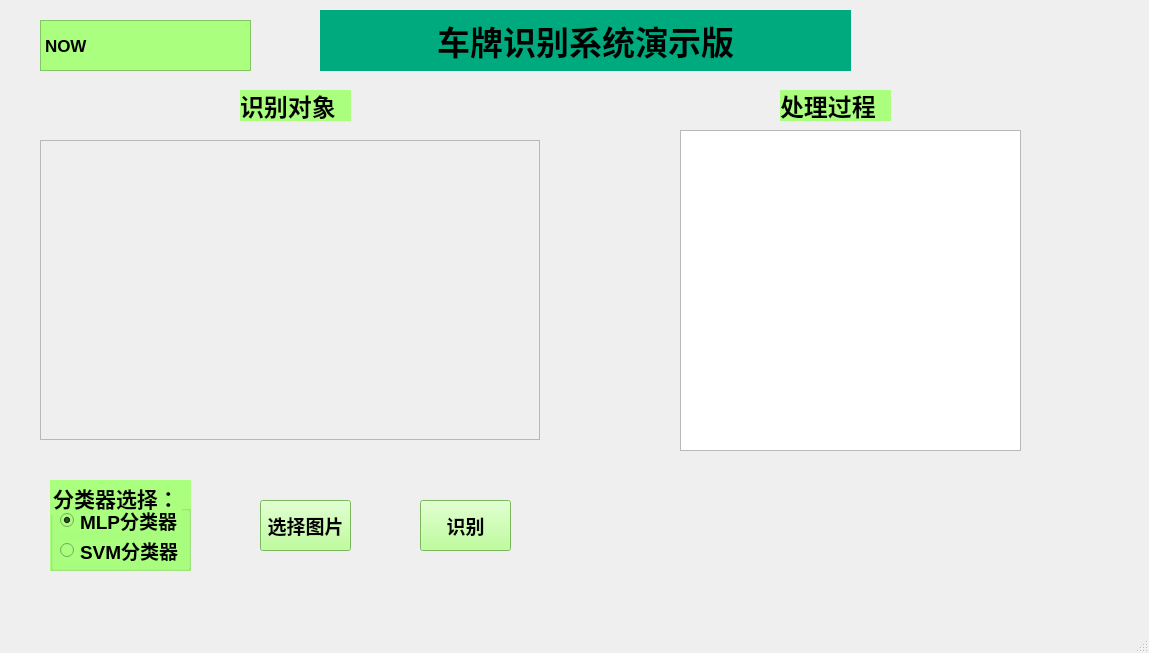
<?xml version="1.0" encoding="UTF-8"?>
<ui version="4.0">
 <class>MainWindow</class>
 <widget class="QMainWindow" name="MainWindow">
  <property name="geometry">
   <rect>
    <x>0</x>
    <y>0</y>
    <width>1149</width>
    <height>653</height>
   </rect>
  </property>
  <property name="font">
   <font>
    <pointsize>11</pointsize>
   </font>
  </property>
  <property name="windowTitle">
   <string>车牌识别系统</string>
  </property>
  <property name="windowIcon">
   <iconset>
    <normaloff>favicon.ico</normaloff>favicon.ico</iconset>
  </property>
  <property name="autoFillBackground">
   <bool>true</bool>
  </property>
  <widget class="QWidget" name="centralwidget">
   <widget class="QLabel" name="originPicLabel">
    <property name="geometry">
     <rect>
      <x>40</x>
      <y>140</y>
      <width>500</width>
      <height>300</height>
     </rect>
    </property>
    <property name="frameShape">
     <enum>QFrame::StyledPanel</enum>
    </property>
    <property name="frameShadow">
     <enum>QFrame::Plain</enum>
    </property>
    <property name="lineWidth">
     <number>5</number>
    </property>
    <property name="midLineWidth">
     <number>0</number>
    </property>
    <property name="text">
     <string/>
    </property>
    <property name="scaledContents">
     <bool>true</bool>
    </property>
   </widget>
   <widget class="QLabel" name="label_2">
    <property name="geometry">
     <rect>
      <x>240</x>
      <y>90</y>
      <width>111</width>
      <height>31</height>
     </rect>
    </property>
    <property name="font">
     <font>
      <family>Candara</family>
      <pointsize>18</pointsize>
      <weight>75</weight>
      <bold>true</bold>
     </font>
    </property>
    <property name="styleSheet">
     <string notr="true">background-color:rgb(170, 255, 127)</string>
    </property>
    <property name="text">
     <string>识别对象</string>
    </property>
   </widget>
   <widget class="QPushButton" name="selectPicButton">
    <property name="geometry">
     <rect>
      <x>260</x>
      <y>500</y>
      <width>91</width>
      <height>51</height>
     </rect>
    </property>
    <property name="font">
     <font>
      <pointsize>14</pointsize>
      <weight>75</weight>
      <bold>true</bold>
     </font>
    </property>
    <property name="focusPolicy">
     <enum>Qt::StrongFocus</enum>
    </property>
    <property name="styleSheet">
     <string notr="true">background-color:rgb(170, 255, 127)</string>
    </property>
    <property name="text">
     <string>选择图片</string>
    </property>
    <property name="autoDefault">
     <bool>true</bool>
    </property>
    <property name="default">
     <bool>false</bool>
    </property>
   </widget>
   <widget class="QPushButton" name="recognizeButton">
    <property name="geometry">
     <rect>
      <x>420</x>
      <y>500</y>
      <width>91</width>
      <height>51</height>
     </rect>
    </property>
    <property name="font">
     <font>
      <pointsize>14</pointsize>
      <weight>75</weight>
      <bold>true</bold>
     </font>
    </property>
    <property name="styleSheet">
     <string notr="true">background-color:rgb(170, 255, 127)</string>
    </property>
    <property name="text">
     <string>识别</string>
    </property>
    <property name="autoDefault">
     <bool>true</bool>
    </property>
   </widget>
   <widget class="QLabel" name="label_3">
    <property name="geometry">
     <rect>
      <x>780</x>
      <y>90</y>
      <width>111</width>
      <height>31</height>
     </rect>
    </property>
    <property name="font">
     <font>
      <family>Candara</family>
      <pointsize>18</pointsize>
      <weight>75</weight>
      <bold>true</bold>
     </font>
    </property>
    <property name="styleSheet">
     <string notr="true">background-color:rgb(170, 255, 127)</string>
    </property>
    <property name="text">
     <string>处理过程</string>
    </property>
   </widget>
   <widget class="QTextEdit" name="outputTextEdit">
    <property name="geometry">
     <rect>
      <x>680</x>
      <y>130</y>
      <width>341</width>
      <height>321</height>
     </rect>
    </property>
    <property name="font">
     <font>
      <pointsize>12</pointsize>
      <weight>75</weight>
      <bold>true</bold>
     </font>
    </property>
    <property name="html">
     <string>&lt;!DOCTYPE HTML PUBLIC &quot;-//W3C//DTD HTML 4.0//EN&quot; &quot;http://www.w3.org/TR/REC-html40/strict.dtd&quot;&gt;
&lt;html&gt;&lt;head&gt;&lt;meta name=&quot;qrichtext&quot; content=&quot;1&quot; /&gt;&lt;style type=&quot;text/css&quot;&gt;
p, li { white-space: pre-wrap; }
&lt;/style&gt;&lt;/head&gt;&lt;body style=&quot; font-family:'SimSun'; font-size:12pt; font-weight:600; font-style:normal;&quot;&gt;
&lt;p style=&quot;-qt-paragraph-type:empty; margin-top:0px; margin-bottom:0px; margin-left:0px; margin-right:0px; -qt-block-indent:0; text-indent:0px; font-size:9pt; font-weight:400;&quot;&gt;&lt;br /&gt;&lt;/p&gt;&lt;/body&gt;&lt;/html&gt;</string>
    </property>
   </widget>
   <widget class="QGroupBox" name="groupBox">
    <property name="geometry">
     <rect>
      <x>50</x>
      <y>480</y>
      <width>141</width>
      <height>91</height>
     </rect>
    </property>
    <property name="font">
     <font>
      <pointsize>16</pointsize>
      <weight>75</weight>
      <bold>true</bold>
     </font>
    </property>
    <property name="styleSheet">
     <string notr="true">background-color:rgb(170, 255, 127)</string>
    </property>
    <property name="title">
     <string>分类器选择：</string>
    </property>
    <widget class="QRadioButton" name="MLPCheck">
     <property name="geometry">
      <rect>
       <x>10</x>
       <y>30</y>
       <width>121</width>
       <height>21</height>
      </rect>
     </property>
     <property name="font">
      <font>
       <pointsize>14</pointsize>
       <weight>75</weight>
       <bold>true</bold>
      </font>
     </property>
     <property name="text">
      <string>MLP分类器</string>
     </property>
     <property name="checked">
      <bool>true</bool>
     </property>
    </widget>
    <widget class="QRadioButton" name="SVMCheck">
     <property name="geometry">
      <rect>
       <x>10</x>
       <y>60</y>
       <width>121</width>
       <height>21</height>
      </rect>
     </property>
     <property name="font">
      <font>
       <pointsize>14</pointsize>
       <weight>75</weight>
       <bold>true</bold>
      </font>
     </property>
     <property name="text">
      <string>SVM分类器</string>
     </property>
    </widget>
   </widget>
   <widget class="QLabel" name="label">
    <property name="geometry">
     <rect>
      <x>320</x>
      <y>10</y>
      <width>531</width>
      <height>61</height>
     </rect>
    </property>
    <property name="font">
     <font>
      <pointsize>25</pointsize>
      <weight>75</weight>
      <bold>true</bold>
      <underline>false</underline>
     </font>
    </property>
    <property name="autoFillBackground">
     <bool>false</bool>
    </property>
    <property name="styleSheet">
     <string notr="true">background-color:rgb(0, 170, 127)
</string>
    </property>
    <property name="text">
     <string>车牌识别系统演示版</string>
    </property>
    <property name="alignment">
     <set>Qt::AlignCenter</set>
    </property>
   </widget>
   <widget class="QLabel" name="timeLabel">
    <property name="geometry">
     <rect>
      <x>40</x>
      <y>20</y>
      <width>211</width>
      <height>51</height>
     </rect>
    </property>
    <property name="font">
     <font>
      <pointsize>13</pointsize>
      <weight>75</weight>
      <bold>true</bold>
     </font>
    </property>
    <property name="autoFillBackground">
     <bool>false</bool>
    </property>
    <property name="styleSheet">
     <string notr="true">background-color:rgb(170, 255, 127)</string>
    </property>
    <property name="frameShape">
     <enum>QFrame::StyledPanel</enum>
    </property>
    <property name="text">
     <string>NOW</string>
    </property>
    <property name="scaledContents">
     <bool>false</bool>
    </property>
    <property name="margin">
     <number>0</number>
    </property>
   </widget>
  </widget>
  <widget class="QMenuBar" name="menubar">
   <property name="geometry">
    <rect>
     <x>0</x>
     <y>0</y>
     <width>1149</width>
     <height>23</height>
    </rect>
   </property>
  </widget>
  <widget class="QStatusBar" name="statusbar"/>
 </widget>
 <resources/>
 <connections>
  <connection>
   <sender>selectPicButton</sender>
   <signal>clicked()</signal>
   <receiver>MainWindow</receiver>
   <slot>choosePicButtonClicked()</slot>
   <hints>
    <hint type="sourcelabel">
     <x>115</x>
     <y>510</y>
    </hint>
    <hint type="destinationlabel">
     <x>113</x>
     <y>567</y>
    </hint>
   </hints>
  </connection>
  <connection>
   <sender>recognizeButton</sender>
   <signal>clicked()</signal>
   <receiver>MainWindow</receiver>
   <slot>recognizeButtonClicked()</slot>
   <hints>
    <hint type="sourcelabel">
     <x>273</x>
     <y>515</y>
    </hint>
    <hint type="destinationlabel">
     <x>278</x>
     <y>590</y>
    </hint>
   </hints>
  </connection>
 </connections>
 <slots>
  <slot>choosePicButtonClicked()</slot>
  <slot>recognizeButtonClicked()</slot>
 </slots>
</ui>
